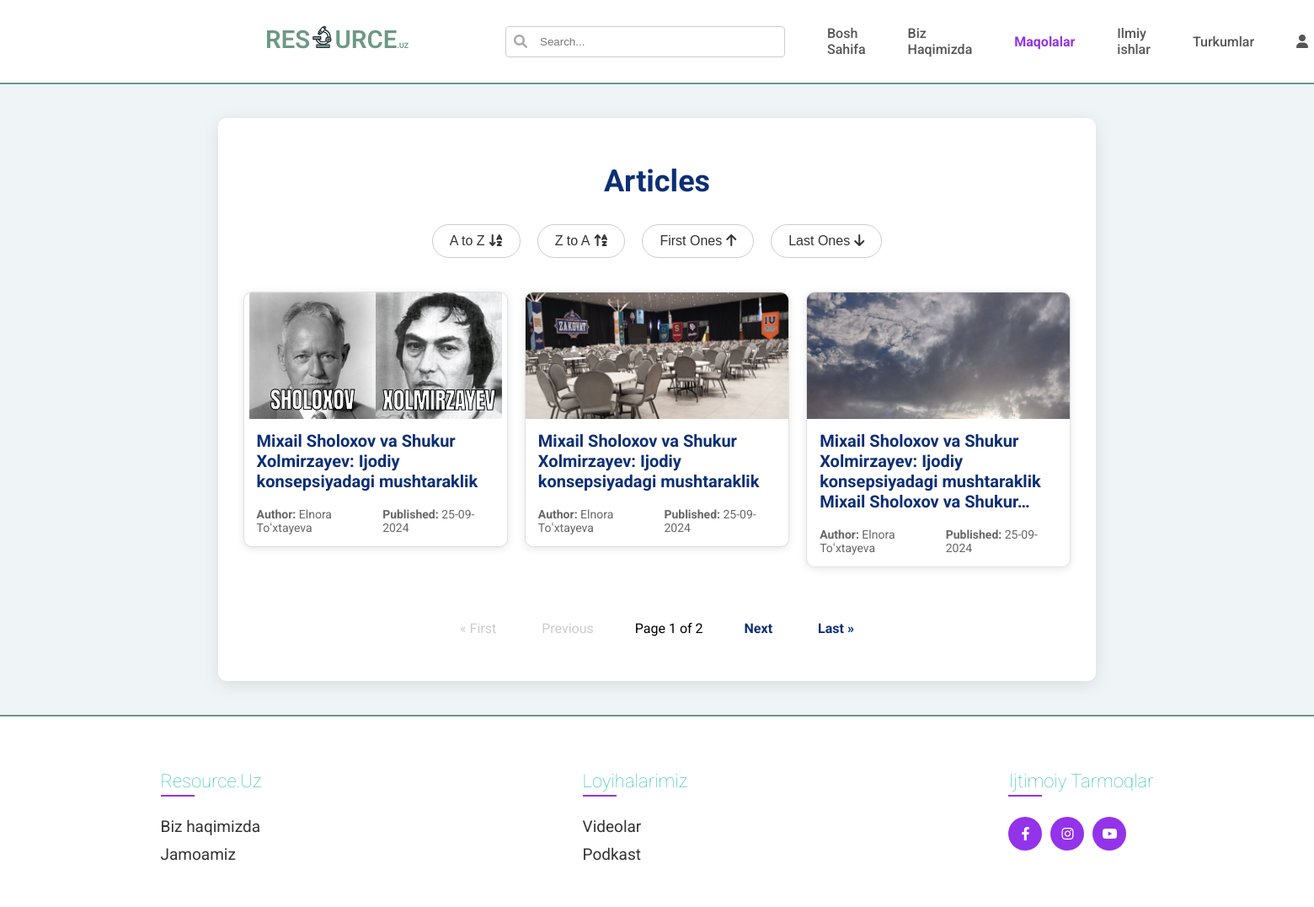
The app's page /articles/ with its own data.
### articles/models.py (models this page shows, shortened)
class Article(models.Model):
    title = models.CharField(max_length=200)
    slug = models.SlugField(max_length=200, unique=True, blank=True)  # Set unique=True
    content = RichTextField()
    author = models.CharField(max_length=100)
    published_date = models.DateTimeField(default=timezone.now)
    category = models.ForeignKey(Category, on_delete=models.CASCADE)
    views = models.PositiveIntegerField(default=0)  # Add views field
    reading_time = models.IntegerField(blank=True, null=True)
    keywords = models.CharField(max_length=200, blank=True)
    image = models.ImageField(upload_to='articles/images/', blank=True, null=True)

### articles/views.py (the view)
# urls.py: path('articles/', articles_list, name='articles_list'),
def articles_list(request):
    articles = Article.objects.all()  # Fetch all articles initially
    sort_option = request.GET.get('sort')
    if sort_option == 'az':
        articles = articles.order_by('title')  # A to Z
    elif sort_option == 'za':
        articles = articles.order_by('-title')  # Z to A
    elif sort_option == 'first':
        articles = articles.order_by('published_date')  # First ones
    elif sort_option == 'last':
        articles = articles.order_by('-published_date')  # Last ones
    paginator = Paginator(articles, 3)  # Show 3 articles per page
    page_number = request.GET.get('page')
    articles_page = paginator.get_page(page_number)
    return render(request, 'articles/articles_list.html', {'articles': articles_page, 'request': request})

### articles/templates/articles/articles_list.html (shortened to what this page needs)
{% load static %}
<!DOCTYPE html>
<html lang="uz">
<head>
    <link rel="stylesheet" href="{% static 'articles/css/styles.css' %}" />
    <link rel="stylesheet" href="{% static 'articles/css/list.css' %}" />
    <link rel="stylesheet" href="https://cdnjs.cloudflare.com/ajax/libs/font-awesome/6.0.0-beta3/css/all.min.css"/>
</head>
<body>
    {% include 'includes/navbar.html' %}
    <div class="content">
        <h1>Articles</h1>
        <div class="btns">
            <form class="btns" method="GET" action="">
                <button type="submit" class="btn" name="sort" value="az">
                    A to Z <i class="fas fa-sort-alpha-down"></i>
                </button>
                <button type="submit" class="btn" name="sort" value="za">
                    Z to A <i class="fas fa-sort-alpha-up"></i>
                </button>
                <button type="submit" class="btn" name="sort" value="first">
                    First Ones <i class="fas fa-arrow-up"></i>
                </button>
                <button type="submit" class="btn" name="sort" value="last">
                    Last Ones <i class="fas fa-arrow-down"></i>
                </button>
            </form>
        </div>
        <div class="articles-list">
            {% for article in articles %}
            <div class="article-card">
                <a href="{% url 'article_detail' article.slug %}">
                    {% if article.image %}
                    <img src="{{ article.image.url }}" alt="{{ article.title }}" class="article-image" />
                    {% endif %}
                    <div class="card-content">
                        <h2>{{ article.title|truncatechars:100 }}</h2>
                        <div class="card-meta">
                            <p class="author"><strong>Author:</strong> {{ article.author }}</p>
                            <p class="date"><strong>Published:</strong> {{ article.published_date|date:"d-m-Y" }}</p>
                        </div>
                    </div>
                </a>
            </div>
            {% empty %}
            <p>No articles found.</p>
            {% endfor %}
        </div>
        <div class="pagination">
            {% if articles.has_previous %}
                <a href="?page=1&sort={{ request.GET.sort }}">&laquo; First</a>
                <a href="?page={{ articles.previous_page_number }}&sort={{ request.GET.sort }}">Previous</a>
            {% else %}
                <span class="disabled">&laquo; First</span>
                <span class="disabled">Previous</span>
            {% endif %}
            <span>Page {{ articles.number }} of {{ articles.paginator.num_pages }}</span>
            {% if articles.has_next %}
                <a href="?page={{ articles.next_page_number }}&sort={{ request.GET.sort }}">Next</a>
                <a href="?page={{ articles.paginator.num_pages }}&sort={{ request.GET.sort }}">Last &raquo;</a>
            {% else %}
                <span class="disabled">Next</span>
                <span class="disabled">Last &raquo;</span>
            {% endif %}
        </div>
    </div>
    {% include 'includes/footer.html' %}
</body>
</html>

### static/articles/css/styles.css (style rules this page uses)
body { margin: 0; background-color: #eff4f6; font-family: "Roboto", sans-serif; }
.articles-list { display: flex; flex-direction: column; flex: 3; gap: 20px; }
.article-card { display: flex; border: 2px solid #5bb69060; background-color: #fff; border-radius: 8px; box-shadow: 0 2px 8px rgba(0, 0, 0, 0.1); overflow: hidden; transition: transform 0.2s; max-height: 280px; text-decoration: none; }
.article-image { width: 100%; height: 100%; object-fit: cover; border-radius: 0; }

### static/articles/css/list.css (style rules this page uses)
.content { max-width: 63%; margin: 40px auto; padding: 30px; background-color: #ffffff; border-radius: 10px; box-shadow: 0 4px 20px rgba(0, 0, 0, 0.1); }
h1 { font-size: 36px; color: #0c2f75; margin-bottom: 30px; text-align: center; }
.articles-list { display: grid; grid-template-columns: repeat(3, 1fr); gap: 20px; }
.article-card { background-color: #ffffff; border-radius: 10px; overflow: hidden; min-height: max-content; transition: box-shadow 0.3s, transform 0.3s; border: 1px solid #e0e0e0; display: flex; flex-direction: column; box-shadow: 0 2px 10px rgba(0, 0, 0, 0.1); }
.article-image { width: 100%; height: 150px; object-fit: cover; }
.card-content { padding: 0 15px; flex-grow: 1; display: flex; flex-direction: column; justify-content: space-between; }
.article-card a { text-decoration: none; color: #333; }
.card-content h2 { font-size: 20px; margin: 10px 0 5px; color: #0c2f75; }
.card-meta { display: flex; justify-content: space-between; font-size: 14px; color: #666; }
.pagination { display: flex; justify-content: center; margin-top: 40px; padding: 15px 0; }
.pagination a { margin: 0 15px; text-decoration: none; color: #0c2f75; font-weight: bold; padding: 8px 12px; border-radius: 5px; transition: background-color 0.3s; }
.pagination .disabled { margin: 0 15px; color: #ccc; font-weight: normal; padding: 8px 12px; border-radius: 5px; cursor: not-allowed; }
.pagination span { margin: 0 10px; padding: 8px 12px; font-size: 16px; }
.btns { display: flex; justify-content: center; margin-bottom: 20px; }
.btn { background-color: transparent; color: #333; border: 1px solid #ccc; border-radius: 25px; padding: 10px 20px; margin: 0 10px; cursor: pointer; font-size: 16px; display: flex; text-align: center; justify-content: center; transition: background-color 0.3s, border-color 0.3s; white-space: nowrap; }
.btn i { margin-left: 5px; }

### records on screen
Article: image (picture), title "Mixail Sholoxov va Shukur Xolmirzayev: Ijodiy konsepsiyadagi mushtaraklik", author "Elnora Toʻxtayeva", published_date "25-09-2024"
Article: image (picture), title "Mixail Sholoxov va Shukur Xolmirzayev: Ijodiy konsepsiyadagi mushtaraklik", author "Elnora Toʻxtayeva", published_date "25-09-2024"
Article: image (picture), title "Mixail Sholoxov va Shukur Xolmirzayev: Ijodiy konsepsiyadagi mushtaraklik Mixail Sholoxov va Shukur…", author "Elnora Toʻxtayeva", published_date "25-09-2024"

### other values on screen
{{ articles.number }} "1"
{{ articles.paginator.num_pages }} "2"
